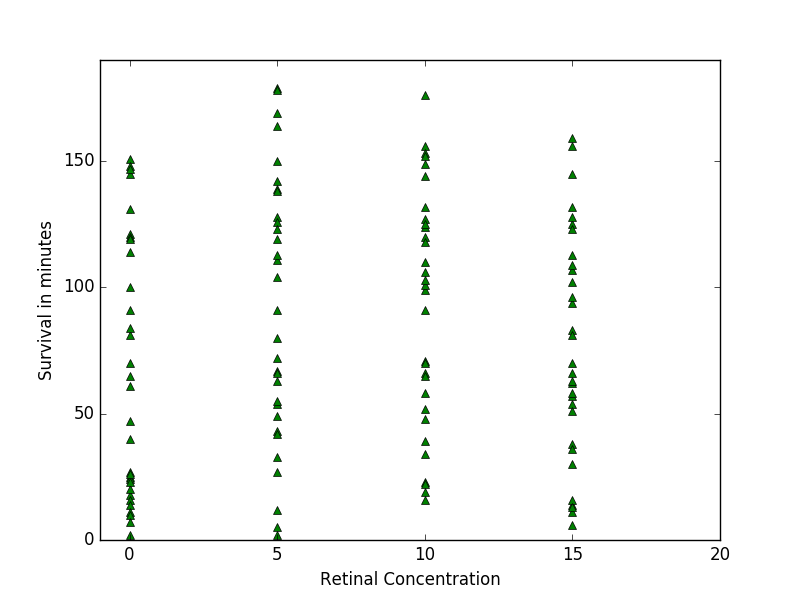

Write Python code to recreate this figure.
#!/usr/bin/env python

import matplotlib.pyplot as plt




with open('data.txt', 'r') as infile:

	

	for line in infile:
		Concentration = line.split ( '[' )[ 0 ]
		survival = line.split ( '[' )[ 1 ].strip( ']\n' ).split(',' )


		svalues_list = []

		for value in survival:
			svalues_list.append( float(value))


		dots=[svalues_list]
		y = [Concentration]

		plt.plot( y, dots, 'g^')
		plt.axis([ -1, 20, 0, 190])
		plt.xlabel('Retinal Concentration')
		plt.ylabel('Survival in minutes')

	plt.show()

	#plt.savefig( 'data_plot.png' )
